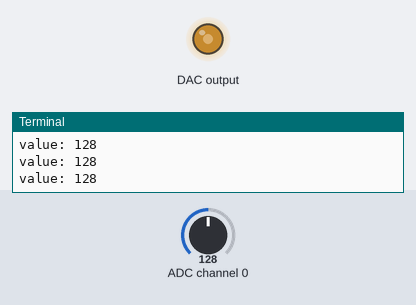
A program run on a simulated Raspberry Pi (BCM pin numbers). Parts: output pins drawn as LEDs (lit = HIGH), the last lines printed to the terminal. The test bench sets the inputs (shaded band); at power-on: ADC channel 0 = 128 (analog values on the 0–255 scale).

Above: at 1.2 s.
1.3 s: ADC channel 0 set to 178
At 2.5 s:
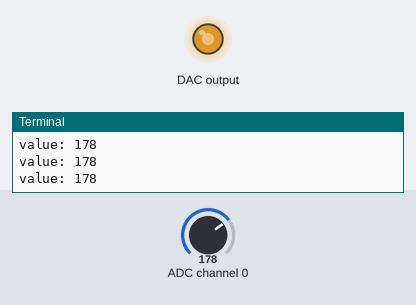
2.8 s: ADC channel 0 set to 224
At 3.7 s:
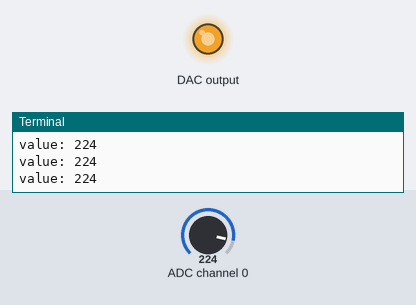
4.3 s: ADC channel 0 set to 30
At 4.8 s:
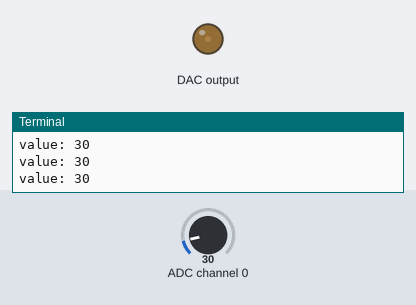
5.8 s: ADC channel 0 set to 0
At 7.2 s:
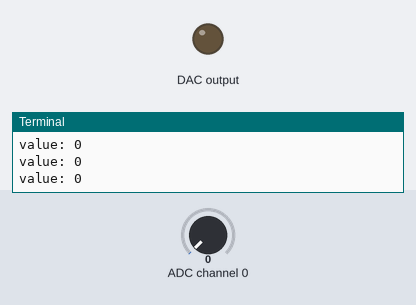
Timing chart, 0 to 8.3 s (numbered marks = the images above; inputs shaded):
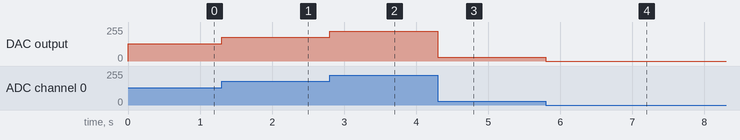

The program:

Pcf8591.py
```python
import smbus

class Pcf8591:
    def __init__(self, addr):
        # Jetson Nano Board의 I2C Bus 번호 설정
        # I2CBUS 1번을 사용한다는 뜻,
        # I2CBUS 0번은 우리가 사용못함(보드 안에서 사용하는 I2CBUS)
        self.__bus = smbus.SMBus(1)
        # PCF8591의 I2C 장치 번호
        self.__addr = addr

    # channel : AIN0 ~ AIN3
    def read(self, channel):
        try:
            if channel == 0:
                # 48번 장치(PCF8591)에게 40번(AIN0)에 들어오는 값을 받겠다고 말해주는 것
                self.__bus.write_byte(self.__addr, 0x40)
            elif channel == 1:
                self.__bus.write_byte(self.__addr, 0x41)
            elif channel == 2:
                self.__bus.write_byte(self.__addr, 0x42)
            elif channel == 3:
                self.__bus.write_byte(self.__addr, 0x43)

            # 데이터를 받기위해서 장치가 알았다고 얘기하는 것
            self.__bus.read_byte(self.__addr);
            # 48번 장치(Pcf8591)에서 들어오는 값
            value = self.__bus.read_byte(self.__addr);
        except Exception as e:
            print(e)
            value = -1

        return value

    # value : AOUT으로 출력되는 값
    def write(self, value):
        try:
            # value 값이 정수여야 함
            value = int(value)
            # data를 보내는 것, Pcf8591은 마스터에서 데이터가 넘어오면
            # 무조건 AOUT으로 넘겨주기 때문에 0x40을 적든 다른걸 적든 마음대로 해도 됨
            self.__bus.write_byte_data(self.__addr, 0x40, value)
        except Exception as e:
            print(e)

if __name__ == '__main__':
    pcf8591 = Pcf8591(0x48)
    while True:
        value = pcf8591.read(0)
        print("value: {}".format(value))
        light = value * (255 - 0) / 255 + 0
        pcf8591.write(light)
```

Measured:
- after the input at 1.3 s, DAC output: 128/255 → 178/255 at once
- after the input at 2.8 s, DAC output: 178/255 → 224/255 at once
- after the input at 4.3 s, DAC output: 224/255 → 30/255 at once
- after the input at 5.8 s, DAC output: 30/255 → 0/255 at once
